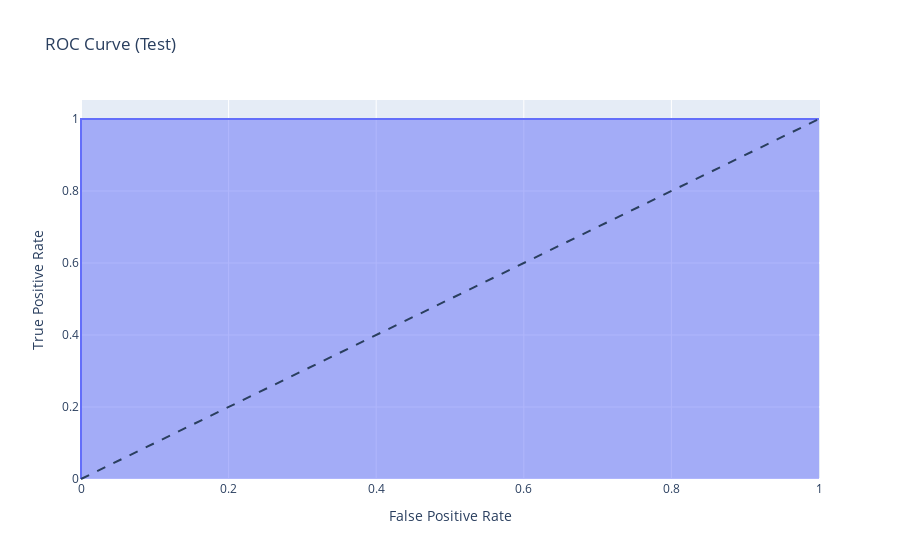

This figure's notebook cell:
### Code cell
# Classification ROC Curves
# Comment: Plot ROC curve (binary) or one-vs-rest ROC (multiclass) using test probabilities.
from sklearn.metrics import roc_curve
from sklearn.preprocessing import label_binarize

if isinstance(TARGET, str) and TARGET in clean_df.columns and PROBLEM == "classification":
    try:
        if 'all_probs' in globals() and len(all_probs) > 0:
            y_prob = np.concatenate(all_probs)
            num_classes = y_prob.shape[1]
            if num_classes == 2:
                fpr, tpr, _ = roc_curve(y_true, y_prob[:, 1])
                fig_roc = px.area(x=fpr, y=tpr, title="ROC Curve (Test)",
                                  labels={"x": "False Positive Rate", "y": "True Positive Rate"})
                fig_roc.add_shape(type='line', line=dict(dash='dash'), x0=0, x1=1, y0=0, y1=1)
                fig_roc.show()
            else:
                y_true_bin = label_binarize(y_true, classes=list(range(num_classes)))
                for c in range(num_classes):
                    fpr, tpr, _ = roc_curve(y_true_bin[:, c], y_prob[:, c])
                    fig_roc = px.area(x=fpr, y=tpr, title=f"ROC Curve (class {c})",
                                      labels={"x": "False Positive Rate", "y": "True Positive Rate"})
                    fig_roc.add_shape(type='line', line=dict(dash='dash'), x0=0, x1=1, y0=0, y1=1)
                    fig_roc.show()
        else:
            print("Probabilities not available; ROC curves skipped.")
    except Exception as e:
        print("ROC plotting skipped:", str(e))
else:
    print("ROC curves skipped (not a classification problem or target missing).")

### Figure 1 — Plotly figure (JSON) as saved in the notebook; plotly's stock layout.template omitted (floating-point values rounded to 4 significant figures)
{"data": [{"fillpattern": {"shape": ""}, "hovertemplate": "False Positive Rate=%{x}<br>True Positive Rate=%{y}<extra></extra>", "legendgroup": "", "line": {"color": "#636efa"}, "marker": {"symbol": "circle"}, "mode": "lines", "name": "", "orientation": "v", "showlegend": false, "stackgroup": "1", "type": "scatter", "x": [0.0, 0.0, 0.0, 1.0], "xaxis": "x", "y": [0.0, 0.02632, 1.0, 1.0], "yaxis": "y"}], "layout": {"legend": {"tracegroupgap": 0}, "shapes": [{"line": {"dash": "dash"}, "type": "line", "x0": 0, "x1": 1, "y0": 0, "y1": 1}], "title": {"text": "ROC Curve (Test)"}, "xaxis": {"anchor": "y", "domain": [0, 1], "title": {"text": "False Positive Rate"}}, "yaxis": {"anchor": "x", "domain": [0, 1], "title": {"text": "True Positive Rate"}}}}
